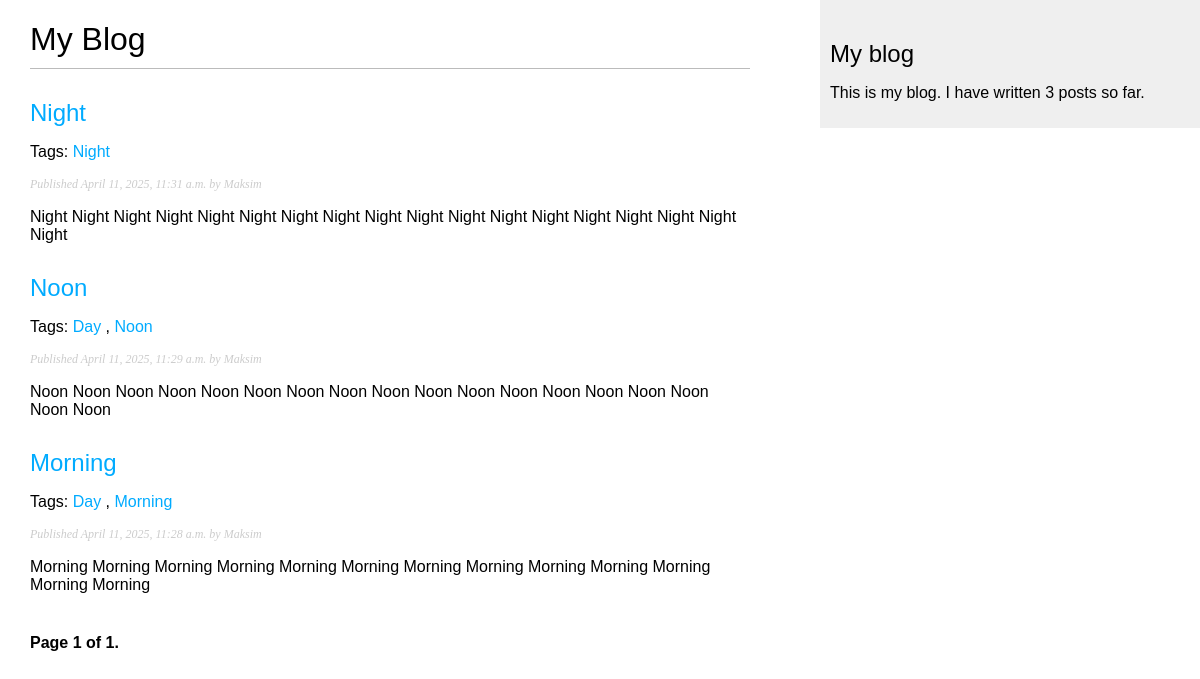
Screenshot of /blog/ with the database file from the repository.
### blog_app/models.py (models this page shows, shortened)
class Post(models.Model):
    class Status(models.TextChoices):
        DRAFT = 'DF', 'Draft'
        PUBLISHED = 'PB', 'Published'
    title = models.CharField(max_length=250)
    slug = models.SlugField(max_length=250,unique_for_date='publish')
    body = models.TextField()
    author  = models.ForeignKey(User,
                                on_delete=models.CASCADE,
                                related_name='blog_posts')
    publish = models.DateTimeField(default=timezone.now)
    created = models.DateTimeField(auto_now_add=True)
    updated = models.DateTimeField(auto_now=True)
    status = models.CharField(max_length=2,
                              choices=Status.choices,
                              default=Status.DRAFT)
    objects = models.Manager()
    published = PublishedManager()
    tags = TaggableManager()
    class Meta:
        ordering = ['-publish']
        indexes = [models.Index(fields=['-publish']),]
    def get_absolute_url(self):
        return reverse('blog_app:post_detail',
                       args=[self.publish.year,
                             self.publish.month,
                             self.publish.day,
                             self.slug])

### blog_app/views.py (the view)
# urls.py: path('', views.post_list, name='post_list'),
def post_list(request, tag_slug = None):
    post_list = Post.published.all()
    tag = None
    if tag_slug:
        tag = get_object_or_404(Tag, slug = tag_slug)
        post_list = post_list.filter(tags__in=[tag])
    paginator = Paginator(post_list, 3)
    page_number = request.GET.get('page',1)
    try:
        posts = paginator.page(page_number)
    except PageNotAnInteger:
        posts = paginator.page(1)
    except EmptyPage:
        posts = paginator.page(paginator.num_pages)
    return render(request, 'blog/post/list.html', {'posts' : posts,
                                                   'tag': tag})

### blog_app/models.py (called while the page is built)
    def get_queryset(self):
        return super().get_queryset().filter(status=Post.Status.PUBLISHED)

### blog_app/templatetags/blog_app_tags.py (called while the page is built)
@register.simple_tag
def total_posts():
    return Post.published.count()

### blog_app/templates/blog/post/list.html (shortened to what this page needs)
{% extends "blog/base.html" %}
{% block content %}
    <h1>My Blog</h1>
    {% for post in posts %}
        <h2>
            <a href="{{ post.get_absolute_url }}">
                {{ post.title }}
            </a>
        </h2>
        <p class="tags">Tags: {% for tag in post.tags.all %}
            <a href="{% url "blog_app:post_list_by_tag" tag.slug %}">
            {{ tag.name }}
            </a>
            {% if not forloop.last %}, {% endif %}
            {% endfor %}
        </p>
        <p class="date">
            Published {{ post.publish }} by {{ post.author }}
        </p>
        {{ post.body|truncatewords:30|linebreaks }}
    {% endfor %}
    {% include "pagination.html" with page=posts %}
{% endblock %}

### blog_app/templates/blog/base.html (shortened to what this page needs)
{% load blog_app_tags %}
{% load static %}
<!DOCTYPE html>
<html>
<head>
    <link href="{% static "css/blog.css" %}" rel="stylesheet">
</head>
<body>
    <div id="content">
        {% block content %}
        {% endblock %}
    </div>
    <div id="sidebar">
        <h2>My blog</h2>
        <p>This is my blog. I have written {% total_posts %} posts so far. </p>
    </div>
</body>
</html>

### blog_app/templates/pagination.html (shortened to what this page needs)
<div class="pagination">
    <span class="step-links">
        <span class="current">
            Page {{ page.number }} of {{ page.paginator.num_pages }}.
        </span>
    </span>
</div>

### blog_app/static/css/blog.css (style rules this page uses)
body { margin:0; padding:0; font-family:helvetica, sans-serif; }
a { color:#00abff; text-decoration:none; }
h1 { font-weight:normal; border-bottom:1px solid #bbb; padding:0 0 10px 0; }
h2 { font-weight:normal; margin:30px 0 0; }
#content { float:left; width:60%; padding:0 0 0 30px; }
#sidebar { float:right; width:30%; padding:10px; background:#efefef; height:100%; }
p.date { color:#ccc; font-family: georgia, serif; font-size: 12px; font-style: italic; }
.pagination { margin:40px 0; font-weight:bold; }

### rows the page displays
Post: title "Night", publish "April 11, 2025, 11:31 a.m.", author "Maksim", body "Night Night Night Night Night Night Night Night Night Night Night Night Night Night Night Night Night Night"
Tag: name "Night"
Post: title "Noon", publish "April 11, 2025, 11:29 a.m.", author "Maksim", body "Noon Noon Noon Noon Noon Noon Noon Noon Noon Noon Noon Noon Noon Noon Noon Noon Noon Noon"
Tag: name "Day"
Tag: name "Noon"
Post: title "Morning", publish "April 11, 2025, 11:28 a.m.", author "Maksim", body "Morning Morning Morning Morning Morning Morning Morning Morning Morning Morning Morning Morning Morning"
Tag: name "Morning"

### other values shown
{{ page.number }} "1"
{{ page.paginator.num_pages }} "1"
